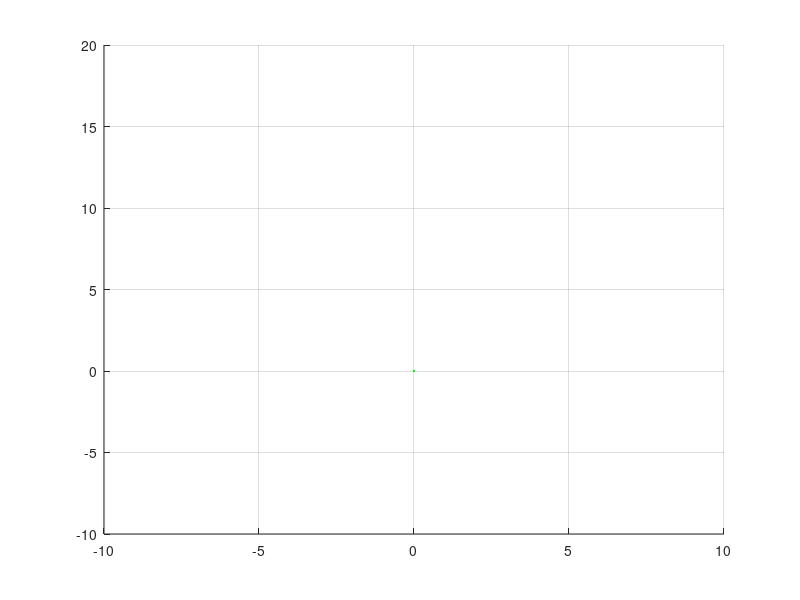

Source code (MATLAB): (Note: this script raises an error after producing the figure.)

figure; hold on, grid on
% axis equal
axis([-10 10 -10 20])
l = plot(0,0,'g.','LineWidth',2);

for i = 1:length(laser)
    for j = 1:size(laser,2)
        x(i,j) = odometry(i,1) + laser(i,j) * cos(j * (pi /180) - (pi /180));
        y(i,j) = odometry(i,2) + laser(i,j) * sin(j * (pi /180) - (pi /180));
        
        xc(i,j) = odometry(i,1);
        yc(i,j) = odometry(i,2);
        
        x(i,j) = x(i,j) - xc(i,j) ;
        y(i,j) = y(i,j) - yc(i,j) ;
        
        ox(i,j)= odometry(i,1) + (cos(odometry(i,3)-(pi/2)) * x(i,j) - sin(odometry(i,3)-(pi/2)) * y(i,j));
        oy(i,j)= odometry(i,2) + (sin(odometry(i,3)-(pi/2)) * x(i,j) + cos(odometry(i,3)-(pi/2)) * y(i,j));
        
        %beam = line([0, obsPosX], [0,obsPosY])
        beam = line([odometry(i,1), ox(i,j)], [odometry(i,2),oy(i,j)])
        set(l,'XData',ox(i,1:j),'YData',oy(i,1:j));
        
        drawnow
%         delete(beam)
        pause(0.01)
    end
end